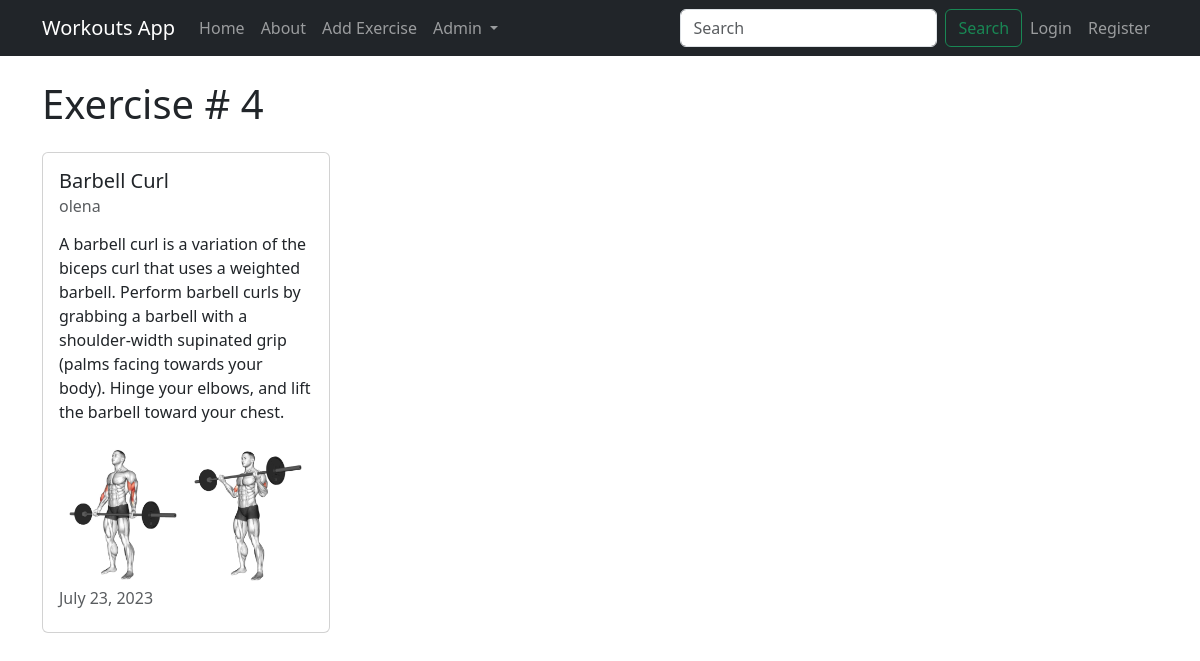
Screenshot of /exercise/4/ with the database file from the repository.
### exercises/models.py (models this page shows, shortened)
class Exercise(models.Model):
    title = models.CharField(max_length=100)
    description = models.TextField()
    photo = models.ImageField(upload_to='exercise_photos/', blank=True, null=True)
    author = models.ForeignKey(User, on_delete=models.CASCADE)
    is_approved = models.BooleanField(default=False)
    created_at = models.DateTimeField(auto_now_add=True)
    updated_at = models.DateTimeField(auto_now=True)
    STATUS_CHOICES = (
        ('approved', 'Approved'),
        ('rejected', 'Rejected'),
        ('pending', 'Pending'),
    )
    status = models.CharField(
        max_length=10,
        choices=STATUS_CHOICES,
        default='pending',
    )

### exercises/views.py (the view)
# urls.py: path('exercise/<int:pk>/', views.ExerciseDetailView.as_view(), name="exercises-detail"),
class ExerciseDetailView(DetailView):
    model = models.Exercise

### exercises/templates/exercises/exercise_detail.html (shortened to what this page needs)
{% extends 'exercises/base.html' %}
{% block content %}
<h1>Exercise # {{ object.id }}</h1>
<div class="card my-4" style="width: 18rem;">
    <div class="card-body">
        <h5 class="card-title">{{ object.title }}</h5>
        <h6 class="card-subtitle mb-2 text-body-secondary">{{ object.author }}</h6>
        <p class="card-text">{{ object.description }}</p>
        {% if object.photo %}
            <img src="{{ object.photo.url }}" alt="{{ object.title }}" class="card-img-top" style="margin-bottom: 10px;">
        {% endif %}
        <h6 class="card-subtitle mb-2 text-body-secondary">{{ object.updated_at|date:"F d, Y" }}</h6>
    </div>
</div>
{% endblock content %}

### rows the page displays
Exercise: id "4", title "Barbell Curl", author "olena", description "A barbell curl is a variation of the biceps curl that uses a weighted barbell. Perform barbell curls by grabbing a barbell with a shoulder-width supinated grip (palms facing towards your body). Hinge your elbows, and lift the barbell toward your chest.", photo (picture), updated_at "July 23, 2023"
